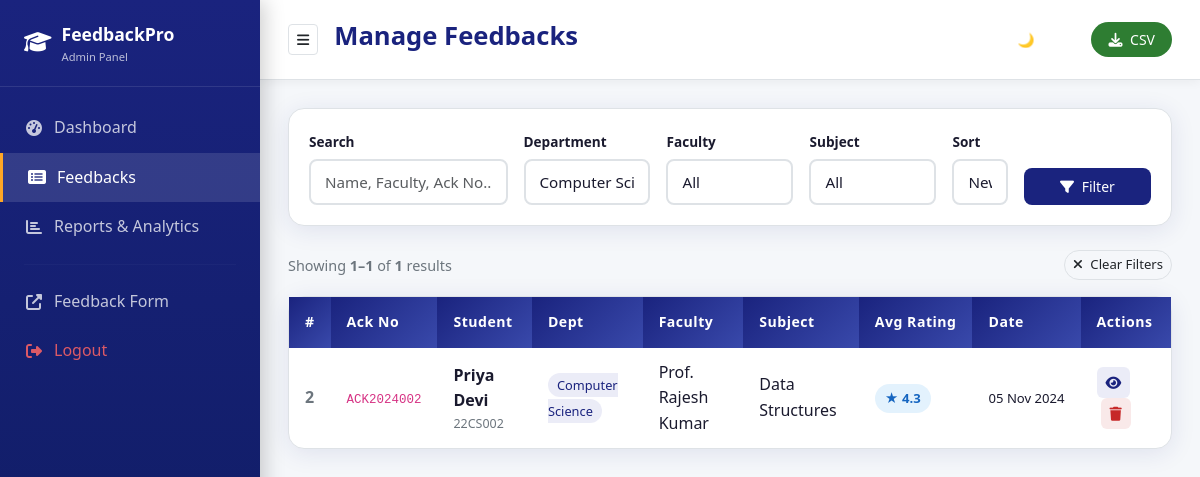
Page /admin/feedbacks.php?dept=Computer Science (signed in) on the committed database.
### tables this page shows
CREATE TABLE IF NOT EXISTS `feedbacks` (
  `id` INT(11) NOT NULL AUTO_INCREMENT,
  `acknowledgement_no` VARCHAR(20) NOT NULL UNIQUE,
  `student_name` VARCHAR(100) DEFAULT NULL COMMENT 'NULL for anonymous',
  `register_number` VARCHAR(20) DEFAULT NULL,
  `department` VARCHAR(100) NOT NULL,
  `year` VARCHAR(10) NOT NULL,
  `section` VARCHAR(5) NOT NULL,
  `email` VARCHAR(150) DEFAULT NULL,
  `faculty_name` VARCHAR(100) NOT NULL,
  `subject_name` VARCHAR(100) NOT NULL,
  `teaching_quality` TINYINT(1) NOT NULL DEFAULT 0,
  `subject_knowledge` TINYINT(1) NOT NULL DEFAULT 0,
  `communication_skills` TINYINT(1) NOT NULL DEFAULT 0,
  `doubt_clarification` TINYINT(1) NOT NULL DEFAULT 0,
  `classroom_interaction` TINYINT(1) NOT NULL DEFAULT 0,
  `punctuality` TINYINT(1) NOT NULL DEFAULT 0,
  `strengths` TEXT DEFAULT NULL,
  `improvements` TEXT DEFAULT NULL,
  `feedback` TEXT DEFAULT NULL,
  `suggestions` TEXT DEFAULT NULL,
  `is_anonymous` TINYINT(1) NOT NULL DEFAULT 0,
  `submitted_at` DATETIME NOT NULL DEFAULT CURRENT_TIMESTAMP,
  PRIMARY KEY (`id`),
  KEY `idx_department` (`department`),
  KEY `idx_faculty` (`faculty_name`),
  KEY `idx_subject` (`subject_name`),
  KEY `idx_submitted` (`submitted_at`)
);

### config/db.php (called while the page is built, shortened)
<?php
function e($str) {
    return htmlspecialchars($str ?? '', ENT_QUOTES, 'UTF-8');
}
?>

### admin/feedbacks.php (the view, shortened to what this page needs)
<?php
require_once '../config/db.php';
$conn = getDB();
$search  = trim($_GET['search'] ?? '');
$dept    = trim($_GET['dept'] ?? '');
$faculty = trim($_GET['faculty'] ?? '');
$subject = trim($_GET['subject'] ?? '');
$sort    = in_array($_GET['sort'] ?? '', ['asc','desc']) ? $_GET['sort'] : 'desc';
$where = ["1=1"];
$params = []; $types = '';
if ($dept)   { $where[] = "department=?"; $params[] = $dept; $types .= 's'; }
$whereStr = implode(' AND ', $where);
$perPage = 15;
$page = max(1, (int)($_GET['page'] ?? 1));
$offset = ($page - 1) * $perPage;
$countStmt = $conn->prepare("SELECT COUNT(*) as c FROM feedbacks WHERE $whereStr");
if ($types) $countStmt->bind_param($types, ...$params);
$countStmt->execute();
$totalRows = $countStmt->get_result()->fetch_assoc()['c'];
$stmt = $conn->prepare("SELECT * FROM feedbacks WHERE $whereStr ORDER BY submitted_at $sort LIMIT $perPage OFFSET $offset");
if ($types) $stmt->bind_param($types, ...$params);
$stmt->execute();
$feedbacks = $stmt->get_result();
$depts    = $conn->query("SELECT DISTINCT department FROM feedbacks ORDER BY department");
?>
<!DOCTYPE html>
<html lang="en" data-theme="light">
<head>
<link href="https://cdn.jsdelivr.net/npm/bootstrap@5.3.0/dist/css/bootstrap.min.css" rel="stylesheet">
<link href="https://cdnjs.cloudflare.com/ajax/libs/font-awesome/6.4.0/css/all.min.css" rel="stylesheet">
<link href="../assets/css/style.css" rel="stylesheet">
</head>
<body>
<div class="admin-sidebar">
  <div class="sidebar-brand"><i class="fas fa-graduation-cap fa-lg"></i><div><div>FeedbackPro</div><div style="font-size:0.7rem;opacity:0.7;font-weight:400;">Admin Panel</div></div></div>
  <nav class="mt-3">
    <a href="dashboard.php" class="nav-link"><i class="fas fa-tachometer-alt"></i> Dashboard</a>
    <a href="feedbacks.php" class="nav-link active"><i class="fas fa-list-alt"></i> Feedbacks</a>
    <a href="reports.php" class="nav-link"><i class="fas fa-chart-bar"></i> Reports & Analytics</a>
    <hr style="border-color:rgba(255,255,255,0.1);margin:12px 24px;">
    <a href="../index.php" class="nav-link" target="_blank"><i class="fas fa-external-link-alt"></i> Feedback Form</a>
    <a href="logout.php" class="nav-link" style="color:rgba(255,100,100,0.85);"><i class="fas fa-sign-out-alt"></i> Logout</a>
  </nav>
</div>
<div class="admin-content">
  <div class="admin-topbar">
    <div class="d-flex align-items-center gap-3">
      <button class="btn btn-sm" id="sidebarToggle" style="border:1px solid var(--border);background:var(--card-bg);"><i class="fas fa-bars"></i></button>
      <div class="page-title">Manage Feedbacks</div>
    </div>
    <div class="d-flex gap-2">
      <button class="theme-toggle" id="themeToggle">🌙 Dark</button>
      <a href="?export=csv&<?= http_build_query(array_filter(['search'=>$search,'dept'=>$dept,'faculty'=>$faculty,'subject'=>$subject])) ?>"
         class="btn btn-sm" style="background:#2e7d32;color:white;border-radius:50px;padding:6px 16px;">
        <i class="fas fa-download me-1"></i> CSV
      </a>
    </div>
  </div>
  <div class="admin-main">
    <div class="filter-bar">
      <form method="GET" action="feedbacks.php">
        <div class="row g-3 align-items-end">
          <div class="col-md-3">
            <label class="form-label fw-600" style="font-size:0.85rem;">Search</label>
            <input type="text" class="form-control form-control-sm" name="search" placeholder="Name, Faculty, Ack No..." value="<?= e($search) ?>">
          </div>
          <div class="col-md-2">
            <label class="form-label fw-600" style="font-size:0.85rem;">Department</label>
            <select class="form-select form-select-sm" name="dept">
              <?php while ($d = $depts->fetch_assoc()): ?>
              <option value="<?= e($d['department']) ?>" <?= $dept===$d['department']?'selected':'' ?>><?= e($d['department']) ?></option>
              <?php endwhile; ?>
            </select>
          </div>
          <div class="col-md-2">
            <label class="form-label fw-600" style="font-size:0.85rem;">Faculty</label>
            <select class="form-select form-select-sm" name="faculty">
              <option value="">All</option>
            </select>
          </div>
          <div class="col-md-2">
            <label class="form-label fw-600" style="font-size:0.85rem;">Subject</label>
            <select class="form-select form-select-sm" name="subject">
              <option value="">All</option>
            </select>
          </div>
          <div class="col-md-1">
            <label class="form-label fw-600" style="font-size:0.85rem;">Sort</label>
            <select class="form-select form-select-sm" name="sort">
              <option value="desc" <?= $sort==='desc'?'selected':'' ?>>Newest</option>
            </select>
          </div>
          <div class="col-md-2">
            <button type="submit" class="btn btn-sm w-100" style="background:var(--primary);color:white;border-radius:8px;padding:7px;">
              <i class="fas fa-filter me-1"></i> Filter
            </button>
          </div>
        </div>
      </form>
    </div>
    <div class="d-flex justify-content-between align-items-center mb-3">
      <div style="color:var(--text-muted);font-size:0.9rem;">
        Showing <strong><?= min($offset+1, $totalRows) ?>–<?= min($offset+$perPage, $totalRows) ?></strong> of <strong><?= $totalRows ?></strong> results
      </div>
      <a href="feedbacks.php" class="btn btn-sm" style="border:1px solid var(--border);border-radius:50px;font-size:0.82rem;">
        <i class="fas fa-times me-1"></i> Clear Filters
      </a>
    </div>
    <div class="card">
      <div class="table-responsive">
        <table class="table-custom w-100">
          <thead>
            <tr>
              <th>#</th><th>Ack No</th><th>Student</th><th>Dept</th><th>Faculty</th>
              <th>Subject</th><th>Avg Rating</th><th>Date</th><th>Actions</th>
            </tr>
          </thead>
          <tbody>
            <?php if ($feedbacks->num_rows === 0): ?>
            <tr><td colspan="9" class="text-center py-4" style="color:var(--text-muted);">
              <i class="fas fa-inbox fa-2x mb-2 d-block"></i>No feedbacks found.
            </td></tr>
            <?php else: while ($fb = $feedbacks->fetch_assoc()):
              $avg = round(($fb['teaching_quality']+$fb['subject_knowledge']+$fb['communication_skills']+$fb['doubt_clarification']+$fb['classroom_interaction']+$fb['punctuality'])/6, 1);
            ?>
            <tr>
              <td style="font-weight:600;color:var(--text-muted);"><?= $fb['id'] ?></td>
              <td><code style="font-size:0.78rem;"><?= e($fb['acknowledgement_no']) ?></code></td>
              <td>
                <?php if ($fb['is_anonymous']): ?>
                  <span style="color:var(--text-muted);"><i class="fas fa-user-secret me-1"></i>Anonymous</span>
                <?php else: ?>
                  <div style="font-weight:600;"><?= e($fb['student_name'] ?? 'N/A') ?></div>
                  <div style="font-size:0.78rem;color:var(--text-muted);"><?= e($fb['register_number'] ?? '') ?></div>
                <?php endif; ?>
              </td>
              <td><span style="font-size:0.8rem;background:rgba(57,73,171,0.1);color:var(--primary);padding:3px 9px;border-radius:50px;"><?= e($fb['department']) ?></span></td>
              <td style="font-weight:500;"><?= e($fb['faculty_name']) ?></td>
              <td><?= e($fb['subject_name']) ?></td>
              <td><span class="badge-rating rating-<?= round($avg) ?>">★ <?= $avg ?></span></td>
              <td style="font-size:0.82rem;white-space:nowrap;"><?= date('d M Y', strtotime($fb['submitted_at'])) ?></td>
              <td>
                <button class="btn btn-sm" style="background:rgba(57,73,171,0.1);color:var(--primary);border-radius:6px;"
                        data-bs-toggle="modal" data-bs-target="#modal<?= $fb['id'] ?>">
                  <i class="fas fa-eye"></i>
                </button>
                <button class="btn btn-sm ms-1" style="background:rgba(198,40,40,0.1);color:#c62828;border-radius:6px;"
                        onclick="confirmDelete(<?= $fb['id'] ?>)">
                  <i class="fas fa-trash"></i>
                </button>
              </td>
            </tr>
            <?php endwhile; endif; ?>
          </tbody>
        </table>
      </div>
    </div>
  </div>
</div>
</body>
</html>

### assets/css/style.css (style rules this page uses)
:root { --primary: #1a237e; --primary-light: #3949ab; --secondary: #0d47a1; --accent: #ff6f00; --accent-light: #ffa726; --success: #2e7d32; --danger: #c62828; --warning: #f57f17; --info: #01579b; --light-bg: #f5f7fa; --dark-bg: #0a0e1a; --card-bg: #ffffff; --text-main: #1a1a2e; --text-muted: #6c757d; --border: #dee2e6; --shadow: 0 4px 24px rgba(26,35,126,0.10); --shadow-hover: 0 8px 32px rgba(26,35,126,0.18); --radius: 16px; --radius-sm: 8px; --transition: all 0.3s cubic-bezier(0.4,0,0.2,1); }
* { box-sizing: border-box; margin: 0; padding: 0; }
body { font-family: 'Segoe UI', system-ui, -apple-system, sans-serif; background: var(--light-bg); color: var(--text-main); transition: var(--transition); line-height: 1.6; }
.card { background: var(--card-bg); border: 1px solid var(--border); border-radius: var(--radius); box-shadow: var(--shadow); transition: var(--transition); }
.form-control, .form-select { border: 2px solid var(--border); border-radius: var(--radius-sm); padding: 10px 14px; font-size: 0.95rem; transition: var(--transition); background: var(--card-bg); color: var(--text-main); }
.form-label { font-weight: 600; color: var(--text-main); margin-bottom: 6px; font-size: 0.9rem; }
.table-custom { width: 100%; border-collapse: separate; border-spacing: 0; }
.table-custom thead th { background: linear-gradient(135deg, var(--primary), var(--primary-light)); color: white; padding: 14px 16px; font-weight: 600; font-size: 0.88rem; letter-spacing: 0.5px; border: none; white-space: nowrap; }
.table-custom tbody tr { transition: var(--transition); border-bottom: 1px solid var(--border); }
.table-custom td { padding: 12px 16px; vertical-align: middle; color: var(--text-main); }
.badge-rating { display: inline-flex; align-items: center; gap: 4px; padding: 4px 10px; border-radius: 50px; font-size: 0.82rem; font-weight: 600; }
.rating-4 { background: #e3f2fd; color: #1565c0; }
.theme-toggle { background: rgba(255,255,255,0.15); border: 1px solid rgba(255,255,255,0.25); color: white; border-radius: 50px; padding: 6px 14px; cursor: pointer; font-size: 0.85rem; transition: var(--transition); }
.admin-sidebar { background: linear-gradient(180deg, var(--primary) 0%, #0d1b5e 100%); min-height: 100vh; width: 260px; position: fixed; left: 0; top: 0; z-index: 1000; padding-top: 0; transition: var(--transition); box-shadow: 4px 0 20px rgba(0,0,0,0.2); }
.admin-sidebar .sidebar-brand { padding: 20px 24px; border-bottom: 1px solid rgba(255,255,255,0.1); color: white; font-weight: 700; font-size: 1.1rem; display: flex; align-items: center; gap: 10px; }
.admin-sidebar .nav-link { color: rgba(255,255,255,0.75); padding: 12px 24px; border-radius: 0; transition: var(--transition); display: flex; align-items: center; gap: 10px; font-weight: 500; }
.admin-sidebar .nav-link:hover, .admin-sidebar .nav-link.active { background: rgba(255,255,255,0.12); color: white; border-left: 3px solid var(--accent-light); }
.admin-sidebar .nav-link i { width: 20px; text-align: center; }
.admin-content { margin-left: 260px; min-height: 100vh; background: var(--light-bg); transition: var(--transition); }
.admin-topbar { background: var(--card-bg); padding: 16px 28px; border-bottom: 1px solid var(--border); display: flex; justify-content: space-between; align-items: center; box-shadow: 0 2px 10px rgba(0,0,0,0.05); position: sticky; top: 0; z-index: 100; }
.admin-main { padding: 28px; }
.filter-bar { background: var(--card-bg); border: 1px solid var(--border); border-radius: var(--radius); padding: 20px; margin-bottom: 24px; box-shadow: var(--shadow); }
.page-title { font-size: 1.6rem; font-weight: 800; color: var(--primary); margin-bottom: 6px; }

### rows in the picture
feedbacks: id "2", acknowledgement_no "ACK2024002", student_name "Priya Devi", register_number "22CS002", department "Computer Science", faculty_name "Prof. Rajesh Kumar", subject_name "Data Structures", avg "4.3", submitted_at "05 Nov 2024"

### other values in the picture
min($offset+1, $totalRows) "1"
min($offset+$perPage, $totalRows) "1"
$totalRows "1"
form field dept "Computer Science"
